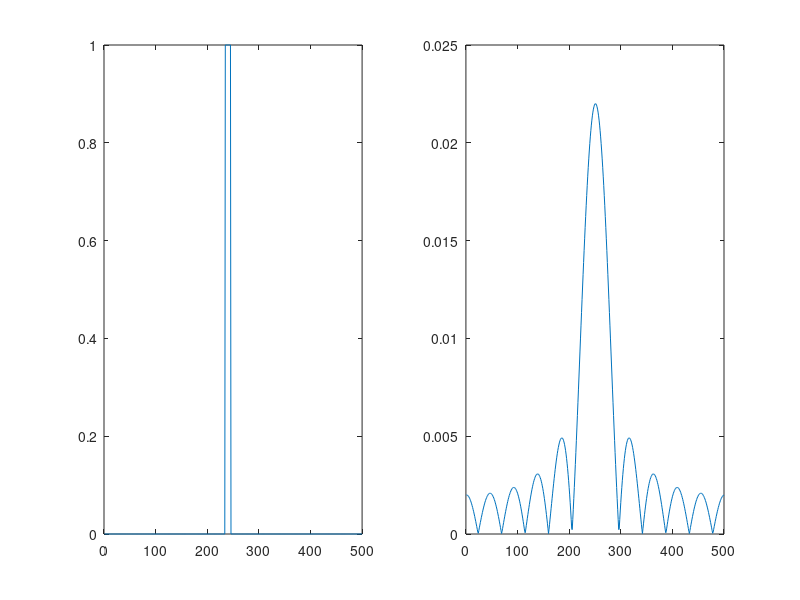

This figure's MATLAB source:
%CO32 
%Fourier Optics
%Discrete Fourier Transform (DFT)
%Fotios Ioannis Giasemis
%Part 2

clear all;

N=250; 
If=zeros(1,500);
Rf=zeros(1,500);

for i=(245-10):(255-10);
    Rf(1,i)=Rf(1,i)+1;
end

S1=0; S2=0;
   

for i=(-N):(N-1)
    s1=0; s2=0;
    for j=(-N):(N-1)
    s1=s1+Rf(1,j+N+1)*cos(-pi*j*i/N)-If(1,j+N+1)*sin(-pi*j*i/N);
    s2=s2+Rf(1,j+N+1)*sin(-pi*j*i/N)-If(1,j+N+1)*cos(-pi*j*i/N);
    end
    RF(1,i+N+1)=1/(2*N)*s1;
    IF(1,i+N+1)=1/(2*N)*s2;
    
end

x=1:500;amp=sqrt(RF.^2+IF.^2);
figure
subplot(1,2,1)
plot(x,Rf)
subplot(1,2,2)
plot(x,amp)

